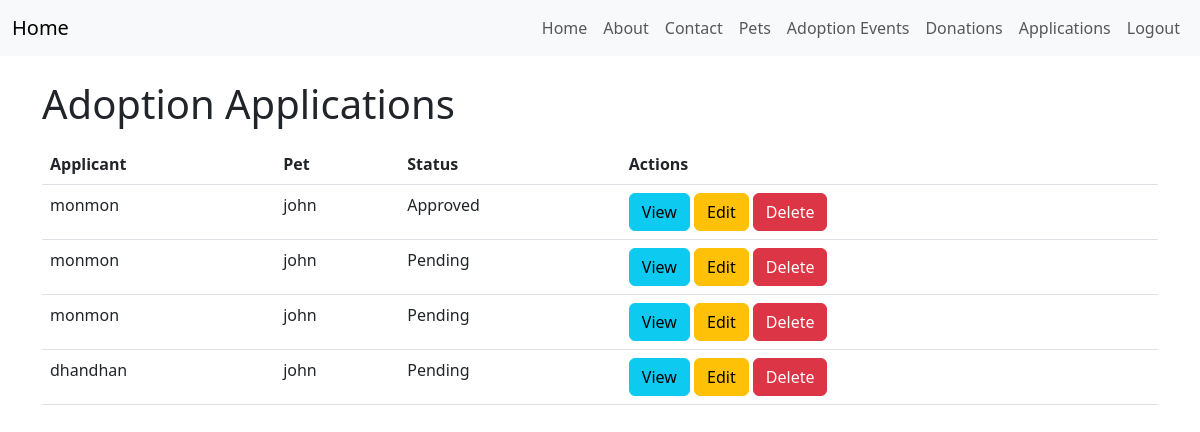
Before: /applications/ (signed in) with the older database file.
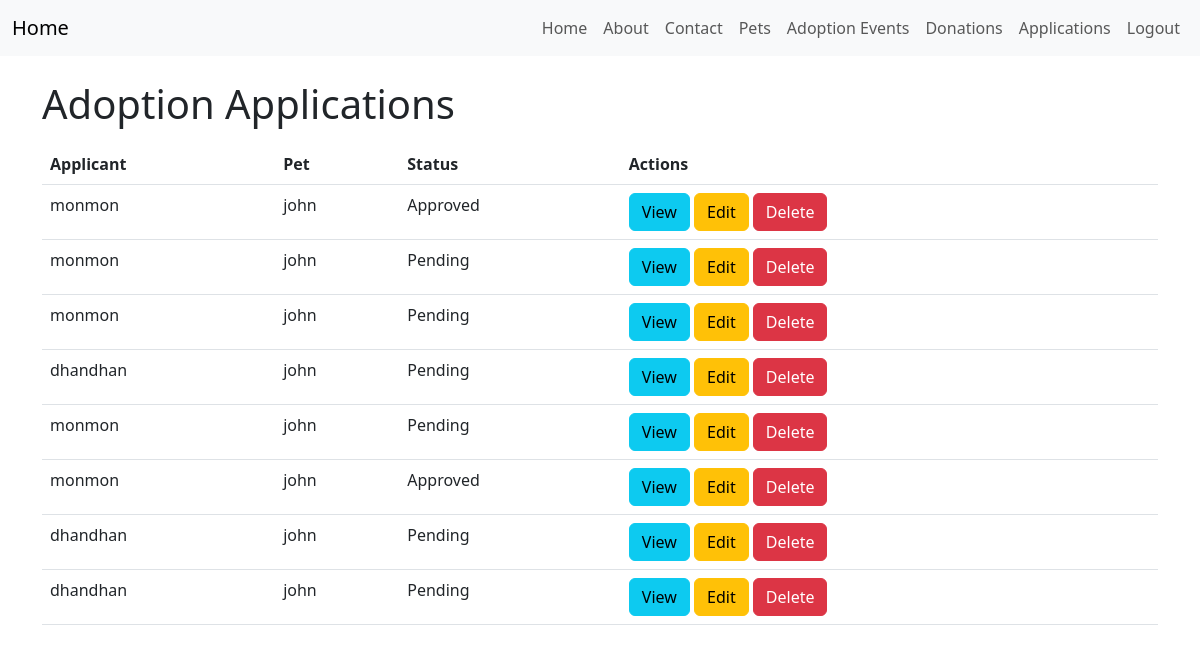
After: the same page with the newer database file.
### app/models.py (models this page shows, shortened)
class AdoptionApplication(models.Model):
    STATUS_CHOICES = [
        ('Pending', 'Pending'),
        ('Approved', 'Approved'),
        ('Rejected', 'Rejected'),
    ]
    applicant = models.ForeignKey(settings.AUTH_USER_MODEL, on_delete=models.CASCADE, related_name='applications')
    pet = models.ForeignKey(Pet, on_delete=models.CASCADE, related_name='applications')
    application_date = models.DateTimeField(auto_now_add=True)
    reason_for_adoption = models.TextField()
    status = models.CharField(max_length=10, choices=STATUS_CHOICES, default='Pending')

class Pet(models.Model):
    STATUS_CHOICES = [
        ('Available', 'Available'),
        ('Adopted', 'Adopted'),
        ('Pending', 'Pending'),
    ]
    name = models.CharField(max_length=100)
    species = models.CharField(max_length=50)  # Dog, Cat, Rabbit, etc.
    breed = models.CharField(max_length=100, blank=True, null=True)
    age = models.IntegerField(help_text="Age in years")
    gender = models.CharField(max_length=10, choices=[('Male', 'Male'), ('Female', 'Female')])
    description = models.TextField()
    photo = models.ImageField(upload_to='pet_photos/', blank=True, null=True)
    status = models.CharField(max_length=20, choices=STATUS_CHOICES, default='Available')
    posted_by = models.ForeignKey(settings.AUTH_USER_MODEL, on_delete=models.CASCADE, related_name='pets')

### accounts/models.py (models this page shows, shortened)
class CustomUser(AbstractUser):
    phone_number = models.CharField(max_length=15, blank=True, null=True)
    address = models.TextField(blank=True, null=True)
    profile_picture = models.ImageField(upload_to='profile_pics/', blank=True, null=True)

### app/views.py (the view)
# urls.py: path('applications/', AdoptionApplicationListView.as_view(), name='adoption_application_list'),
class AdoptionApplicationListView(ListView):
    model = AdoptionApplication
    template_name = 'applications/adoption_application_list.html'
    context_object_name = 'applications'

### app/templates/applications/adoption_application_list.html (shortened to what this page needs)
{% extends 'app/base.html' %}
{% block content %}
  <h1>Adoption Applications</h1>
  {% if request.user.is_staff %}
    <table class="table mt-3">
      <thead>
        <tr>
          <th>Applicant</th>
          <th>Pet</th>
          <th>Status</th>
          <th>Actions</th>
        </tr>
      </thead>
      <tbody>
        {% for application in applications %}
          <tr>
            <td>{{ application.applicant.username }}</td>
            <td>{{ application.pet.name }}</td>
            <td>{{ application.get_status_display }}</td>
            <td>
              <a href="{% url 'adoption_application_detail' application.pk %}" class="btn btn-info">View</a>
              <a href="{% url 'adoption_application_update' application.pk %}" class="btn btn-warning">Edit</a>
              <a href="{% url 'adoption_application_delete' application.pk %}" class="btn btn-danger">Delete</a>
            </td>
          </tr>
        {% endfor %}
      </tbody>
    </table>
  {% endif %}
{% endblock content %}

### app/templates/app/base.html (shortened to what this page needs)
<!DOCTYPE html>
{% load static %}
<html lang="en">
<head>
    <link href="https://cdn.jsdelivr.net/npm/bootstrap@5.3.0-alpha1/dist/css/bootstrap.min.css" rel="stylesheet">
    <link rel="stylesheet" href="{% static 'css/base.css' %}">
</head>
<body>
    <nav class="navbar navbar-expand-lg navbar-light bg-light">
        <div class="container-fluid">
            <a class="navbar-brand" href="{% url 'home' %}">Home</a>
            <div class="collapse navbar-collapse" id="navbarNav">
                <ul class="navbar-nav ms-auto">
                    <li class="nav-item">
                        <a class="nav-link" href="{% url 'home' %}">Home</a>
                    </li>
                    <li class="nav-item">
                        <a class="nav-link" href="{% url 'about' %}">About</a>
                    </li>
                    <li class="nav-item">
                        <a class="nav-link" href="{% url 'contact' %}">Contact</a>
                    </li>
                    {% if user.is_authenticated %}
                    <li class="nav-item">
                        <a class="nav-link" href="{% url 'pet_list' %}">Pets</a>
                    </li>
                    <li class="nav-item">
                        <a class="nav-link" href="{% url 'adoption_event_list' %}">Adoption Events</a>
                    </li>
                    <li class="nav-item">
                        <a class="nav-link" href="{% url 'donation_list' %}">Donations</a>
                    </li>
                    <li class="nav-item">
                        <a class="nav-link" href="{% url 'adoption_application_list' %}">Applications</a>
                    </li>
                    <li class="nav-item">
                        <form method="post" action="{% url 'logout' %}">
                            <button type="submit" class="nav-link btn btn-link" style="border: none; background: none; cursor: pointer;">
                                 Logout
                            </button>
                        </form>
                    </li>
                    {% endif %}
                </ul>
            </div>
        </div>
    </nav>
    <div class="container mt-4">
        {% block content %}{% endblock %}
    </div>
</body>
</html>

Changed rows visible on the page:
added AdoptionApplication: applicant.username "monmon", pet.name "john", status "Pending"
added AdoptionApplication: applicant.username "monmon", pet.name "john", status "Approved"
added AdoptionApplication: applicant.username "dhandhan", pet.name "john", status "Pending"
added AdoptionApplication: applicant.username "dhandhan", pet.name "john", status "Pending"
